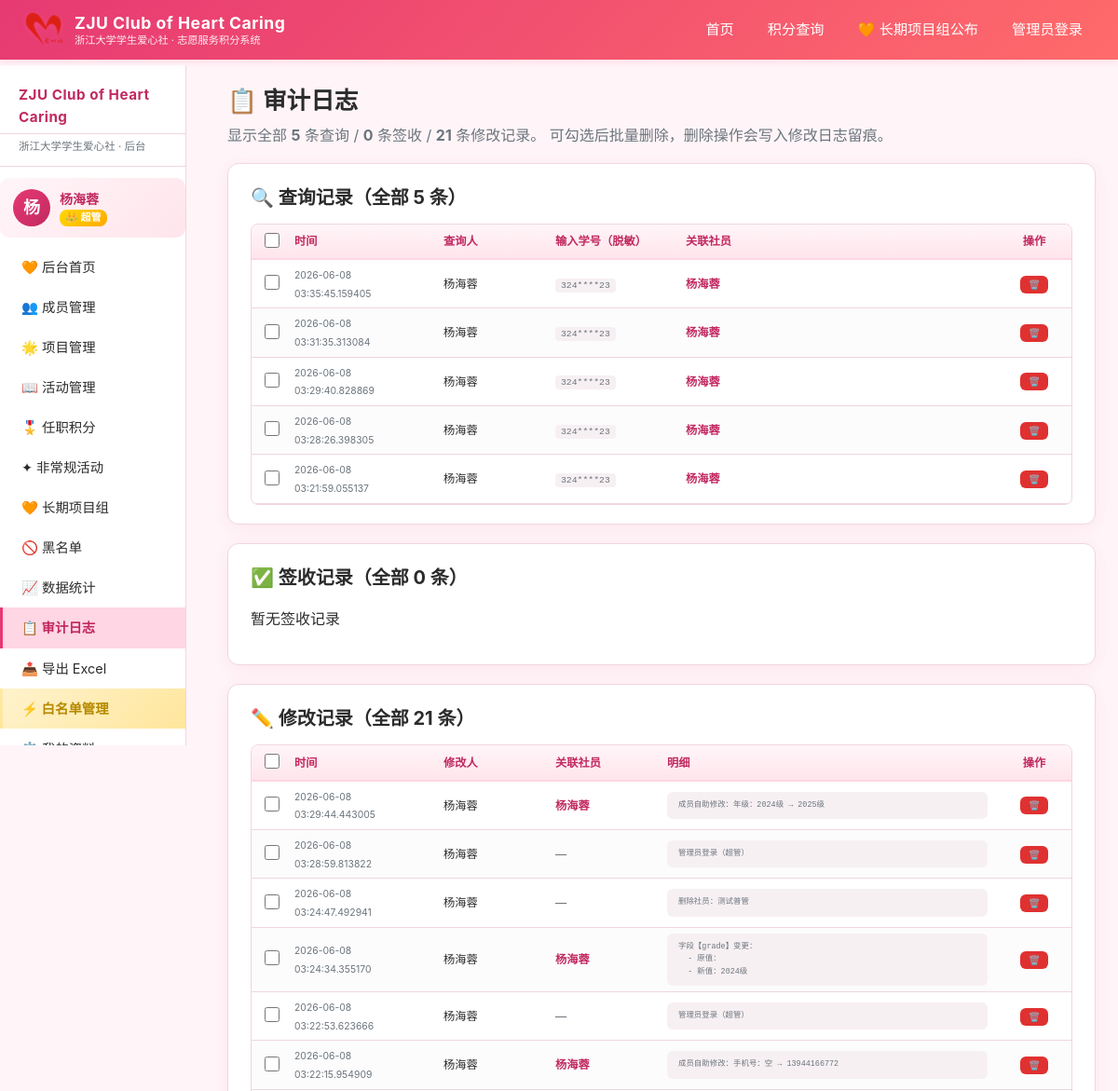
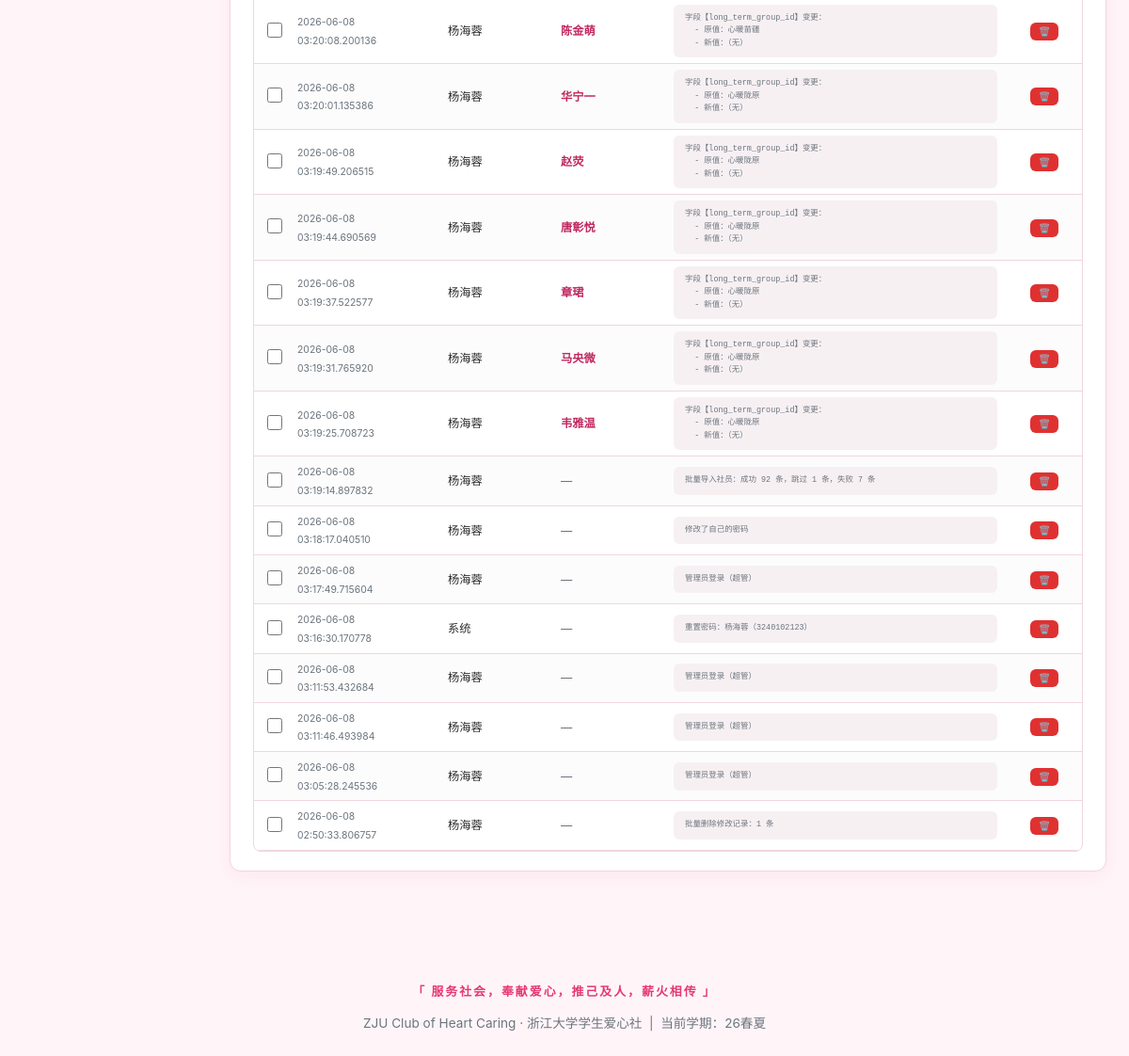
/admin/logs (signed in), run on the app's committed database (2 pictures, top to bottom).
### models.py (models this page shows, shortened)
class QueryLog(db.Model):
    __tablename__ = "query_log"
    id = db.Column(db.Integer, primary_key=True)
    query_time = db.Column(db.DateTime, default=datetime.utcnow)
    member_id = db.Column(db.Integer, db.ForeignKey("members.id", use_alter=True, name="fk_querylog_member"), nullable=True)
    queryer_name = db.Column(db.String(64), default="")
    query_code = db.Column(db.String(32), default="")
    source = db.Column(db.String(32), default="网页查询")

class Member(db.Model):
    __tablename__ = "members"
    id = db.Column(db.Integer, primary_key=True)
    name = db.Column(db.String(64), nullable=False, index=True)
    grade = db.Column(db.String(32), default="")
    student_id = db.Column(db.String(32), default="", index=True)
    department = db.Column(db.String(64), default="")
    identity = db.Column(db.String(32), default="社员", index=True)
    long_term_group_id = db.Column(db.Integer, db.ForeignKey("long_term_groups.id"), nullable=True, index=True)
    long_term_group = db.relationship("LongTermGroup", backref="members")
    phone = db.Column(db.String(32), default="")
    created_at = db.Column(db.DateTime, default=datetime.utcnow)
    activity_participations = db.relationship("ActivityParticipant", backref="member", cascade="all, delete-orphan")
    irregular_participations = db.relationship("IrregularParticipant", backref="member", cascade="all, delete-orphan")
    position_records = db.relationship("PositionRecord", backref="member", cascade="all, delete-orphan")
    signoffs = db.relationship("SignoffLog", backref="signoff_member", cascade="all, delete-orphan")
    query_logs = db.relationship("QueryLog", backref="query_member", cascade="all, delete-orphan")
    modifications = db.relationship("ModificationLog", backref="mod_member", cascade="all, delete-orphan")

class ModificationLog(db.Model):
    __tablename__ = "modification_log"
    id = db.Column(db.Integer, primary_key=True)
    submit_time = db.Column(db.DateTime, default=datetime.utcnow)
    modifier = db.Column(db.String(64), default="")
    member_id = db.Column(db.Integer, db.ForeignKey("members.id", use_alter=True, name="fk_modificationlog_member"), nullable=True)
    details = db.Column(db.Text, default="")
    query_code = db.Column(db.String(32), default="")

class Setting(db.Model):
    __tablename__ = "settings"
    key = db.Column(db.String(64), primary_key=True)
    value = db.Column(db.String(256), default="")

### app.py (the view)
    @app.route("/admin/logs")
    @permission_required("logs")
    def admin_logs():
        queries = QueryLog.query.order_by(QueryLog.id.desc()).all()
        signoffs = SignoffLog.query.order_by(SignoffLog.id.desc()).all()
        mods = ModificationLog.query.order_by(ModificationLog.id.desc()).all()
        me = Admin.query.get(session.get("admin_id"))
        return render_template("admin/logs.html", queries=queries,
                               signoffs=signoffs, mods=mods, me=me)

### app.py (called while the page is built)
def permission_required(perm):
    def decorator(f):
        @wraps(f)
        def wrapper(*args, **kwargs):
            if not session.get("admin_id"):
                return redirect(url_for("admin_login", next=request.path))
            me = Admin.query.get(session.get("admin_id"))
            if not me:
                session.clear()
                return redirect(url_for("admin_login"))
            if not me.has_permission(perm):
                label = next((n for k, n, _ in ADMIN_PERMISSIONS if k == perm), perm)
                flash(f"您没有「{label}」的访问权限", "warning")
                return redirect(url_for("admin_login"))
            return f(*args, **kwargs)
        return wrapper
    return decorator

def current_semester():
    s = Setting.query.filter_by(key="current_semester").first()
    return s.value if s else ""

def all_departments():
    s = Setting.query.filter_by(key="departments").first()
    if s and s.value:
        return [d.strip() for d in s.value.split(",") if d.strip()]
    return ["人资部", "综管部", "文体部", "活动部",
            "宣传部", "创设部", "外联部", "财务部"]

### models.py (called while the page is built)
    def has_permission(self, perm):
        if self.is_super_admin:
            return True
        return perm in self.permissions_list()

### templates/admin/logs.html (shortened to what this page needs)
{% extends "base.html" %}
{% block content %}
{% include "admin/_sidebar.html" %}
<section class="content-with-sidebar">
  <h1>📋 审计日志</h1>
  <p class="muted">
    显示全部 <b>{{ queries|length }}</b> 条查询 / <b>{{ signoffs|length }}</b> 条签收 / <b>{{ mods|length }}</b> 条修改记录。
    可勾选后批量删除，删除操作会写入修改日志留痕。
  </p>
  <div class="card">
    <h2>🔍 查询记录（全部 {{ queries|length }} 条）</h2>
    {% if queries %}
    <form id="queryBatchForm" method="post" action="{{ url_for('admin_log_query_batch_delete') }}"
          onsubmit="return confirmBatch('query', '查询记录')">
      <div style="overflow-x:auto;">
      <div class="table-responsive">
    <table class="data-table compact">
      <colgroup>
        <col style="width:36px;">
        <col style="width:160px;">
        <col style="width:120px;">
        <col style="width:140px;">
        <col>
        <col style="width:80px;">
      </colgroup>
      <thead>
        <tr>
          <th><input type="checkbox" id="queryCheckAll" onchange="toggleAll('query', this.checked)"></th>
          <th>时间</th>
          <th>查询人</th>
          <th>输入学号（脱敏）</th>
          <th>关联社员</th>
          <th class="center">操作</th>
        </tr>
      </thead>
      <tbody>
        {% for q in queries %}
        <tr>
          <td><input type="checkbox" name="ids" value="{{ q.id }}" class="query-row-check" onchange="updateBatchBar('query')"></td>
          <td><span class="muted small">{{ q.query_time }}</span></td>
          <td>{{ q.queryer_name or '—' }}</td>
          <td><code class="small muted">{{ q.query_code[:3] + '****' + q.query_code[-2:] if q.query_code and q.query_code|length >= 6 else '***' }}</code></td>
          <td>{% if q.query_member %}<b style="color:var(--primary-dark);">{{ q.query_member.name }}</b>{% else %}<span class="muted">未匹配</span>{% endif %}</td>
          <td class="center">
            <button type="button" class="btn btn-xs btn-danger"
              onclick="singleDelete('query', {{ q.id }})">🗑️</button>
          </td>
        </tr>
        {% endfor %}
      </tbody>
    </table>
    </div>
      </div>
    </form>
    {% else %}<p class="empty">暂无查询记录</p>{% endif %}
  </div>
  <div class="card">
    <h2>✅ 签收记录（全部 {{ signoffs|length }} 条）</h2>
    {% if signoffs %}
    <form id="signoffBatchForm" method="post" action="{{ url_for('admin_log_signoff_batch_delete') }}"
          onsubmit="return confirmBatch('signoff', '签收记录')">
      <div class="batch-bar" id="signoffBatchBar" style="display:none;">
        <span><b id="signoffSelectedCount">0</b> 条已选中</span>
        <button type="submit" class="btn btn-danger btn-sm">🗑️ 批量删除</button>
        <button type="button" class="btn btn-ghost btn-sm" onclick="clearSelection('signoff')">取消选择</button>
      </div>
      <div style="overflow-x:auto;">
      <div class="table-responsive">
    <table class="data-table compact">
      <colgroup>
        <col style="width:36px;">
        <col style="width:160px;">
        <col>
        <col style="width:120px;">
        <col style="width:140px;">
        <col style="width:80px;">
      </colgroup>
      <thead>
        <tr>
          <th><input type="checkbox" id="signoffCheckAll" onchange="toggleAll('signoff', this.checked)"></th>
          <th>签收时间</th>
          <th>签收人</th>
          <th>签收方式</th>
          <th>关联学号（脱敏）</th>
          <th class="center">操作</th>
        </tr>
      </thead>
      <tbody>
        {% for s in signoffs %}
        <tr>
          <td><input type="checkbox" name="ids" value="{{ s.id }}" class="signoff-row-check" onchange="updateBatchBar('signoff')"></td>
          <td><span class="muted small">{{ s.signoff_time }}</span></td>
          <td><b style="color:var(--primary-dark);">{{ s.signoff_member.name if s.signoff_member else '?' }}</b></td>
          <td><span class="muted small">{{ s.method }}</span></td>
          <td><code class="small muted">{{ s.related_query_code[:3] + '****' + s.related_query_code[-2:] if s.related_query_code and s.related_query_code|length >= 6 else '***' }}</code></td>
          <td class="center">
            <button type="button" class="btn btn-xs btn-danger"
              onclick="singleDelete('signoff', {{ s.id }})">🗑️</button>
          </td>
        </tr>
        {% endfor %}
      </tbody>
    </table>
    </div>
      </div>
    </form>
    {% else %}<p class="empty">暂无签收记录</p>{% endif %}
  </div>
  <div class="card">
    <h2>✏️ 修改记录（全部 {{ mods|length }} 条）</h2>
    {% if mods %}
    <form id="modBatchForm" method="post" action="{{ url_for('admin_log_modification_batch_delete') }}"
          onsubmit="return confirmBatch('mod', '修改记录')">
      <div style="overflow-x:auto;">
      <div class="table-responsive">
    <table class="data-table compact">
      <colgroup>
        <col style="width:36px;">
        <col style="width:160px;">
        <col style="width:120px;">
        <col style="width:120px;">
        <col>
        <col style="width:80px;">
      </colgroup>
      <thead>
        <tr>
          <th><input type="checkbox" id="modCheckAll" onchange="toggleAll('mod', this.checked)"></th>
          <th>时间</th>
          <th>修改人</th>
          <th>关联社员</th>
          <th>明细</th>
          <th class="center">操作</th>
        </tr>
      </thead>
      <tbody>
        {% for m in mods %}
        <tr>
          <td><input type="checkbox" name="ids" value="{{ m.id }}" class="mod-row-check" onchange="updateBatchBar('mod')"></td>
          <td><span class="muted small">{{ m.submit_time }}</span></td>
          <td>{{ m.modifier or '—' }}</td>
          <td>{% if m.mod_member %}<b style="color:var(--primary-dark);">{{ m.mod_member.name }}</b>{% else %}<span class="muted">—</span>{% endif %}</td>
          <td><pre class="muted small" style="margin:0; white-space:pre-wrap; word-break:break-word;">{{ m.details }}</pre></td>
          <td class="center">
            <button type="button" class="btn btn-xs btn-danger"
              onclick="singleDelete('mod', {{ m.id }})">🗑️</button>
          </td>
        </tr>
        {% endfor %}
      </tbody>
    </table>
    </div>
      </div>
    </form>
    {% else %}<p class="empty">暂无修改记录</p>{% endif %}
  </div>
</section>
{% endblock %}

### templates/base.html (shortened to what this page needs)
<!DOCTYPE html>
<html lang="zh-CN">
<head>
  <link rel="stylesheet" href="{{ url_for('static', filename='css/style.css') }}">
</head>
<body>
  <header class="topbar">
    <div class="topbar-inner">
      <a class="brand" href="{{ url_for('index') }}">
        <span class="brand-logo"><img src="{{ url_for('static', filename='img/club_logo_nav.png') }}" alt="ZJU Club of Heart Caring" width="44" height="44"></span>
        <span class="brand-text">
          <span class="brand-title">ZJU Club of Heart Caring</span>
          <span class="brand-sub">浙江大学学生爱心社 · 志愿服务积分系统</span>
        </span>
      </a>
      <nav class="topnav" id="topnav">
        <a href="{{ url_for('index') }}" class="{% if request.endpoint=='index' %}active{% endif %}">首页</a>
        <a href="{{ url_for('query') }}" class="{% if request.endpoint in ['query','query_result'] %}active{% endif %}">积分查询</a>
        <a href="{{ url_for('long_term_groups_public') }}" class="{% if request.endpoint=='long_term_groups_public' %}active{% endif %}">🧡 长期项目组公布</a>
        {% if session.is_admin %}
          <a href="{{ url_for('admin_dashboard') }}" class="{% if request.path.startswith('/admin') %}active{% endif %}">管理后台</a>
          <a href="{{ url_for('admin_logout') }}">退出</a>
        {% else %}
          <a href="{{ url_for('admin_login') }}">管理员登录</a>
        {% endif %}
      </nav>
    </div>
  </header>
  <main class="page">
    {% block content %}{% endblock %}
  </main>
  <footer class="footer">
    <p class="motto-line">「 服务社会，奉献爱心，推己及人，薪火相传 」</p>
    <p>ZJU Club of Heart Caring · 浙江大学学生爱心社 &nbsp;|&nbsp; 当前学期：{{ current_semester }}</p>
  </footer>
</body>
</html>

### data on the page
QueryLog: query_time "2026-06-08 03:35:45.159405", queryer_name "杨海蓉", query_code "324****23", query_member.name "杨海蓉"
QueryLog: query_time "2026-06-08 03:31:35.313084", queryer_name "杨海蓉", query_code "324****23", query_member.name "杨海蓉"
QueryLog: query_time "2026-06-08 03:29:40.828869", queryer_name "杨海蓉", query_code "324****23", query_member.name "杨海蓉"
QueryLog: query_time "2026-06-08 03:28:26.398305", queryer_name "杨海蓉", query_code "324****23", query_member.name "杨海蓉"
QueryLog: query_time "2026-06-08 03:21:59.055137", queryer_name "杨海蓉", query_code "324****23", query_member.name "杨海蓉"
ModificationLog: submit_time "2026-06-08 03:29:44.443005", modifier "杨海蓉", mod_member.name "杨海蓉", details "成员自助修改：年级：2024级 → 2025级"
ModificationLog: submit_time "2026-06-08 03:28:59.813822", modifier "杨海蓉", details "管理员登录（超管）"
ModificationLog: submit_time "2026-06-08 03:24:47.492941", modifier "杨海蓉", details "删除社员：测试普管"
ModificationLog: submit_time "2026-06-08 03:24:34.355170", modifier "杨海蓉", mod_member.name "杨海蓉", details "字段【grade】变更： - 原值： - 新值：2024级"
ModificationLog: submit_time "2026-06-08 03:22:53.623666", modifier "杨海蓉", details "管理员登录（超管）"
ModificationLog: submit_time "2026-06-08 03:22:15.954909", modifier "杨海蓉", mod_member.name "杨海蓉", details "成员自助修改：手机号：空 → 13944166772"
ModificationLog: submit_time "2026-06-08 03:20:08.200136", modifier "杨海蓉", mod_member.name "陈金萌", details "字段【long_term_group_id】变更： - 原值：心暖苗疆 - 新值：（无）"
ModificationLog: submit_time "2026-06-08 03:20:01.135386", modifier "杨海蓉", mod_member.name "华宁一", details "字段【long_term_group_id】变更： - 原值：心暖陇原 - 新值：（无）"
ModificationLog: submit_time "2026-06-08 03:19:49.206515", modifier "杨海蓉", mod_member.name "赵荧", details "字段【long_term_group_id】变更： - 原值：心暖陇原 - 新值：（无）"
ModificationLog: submit_time "2026-06-08 03:19:44.690569", modifier "杨海蓉", mod_member.name "唐彰悦", details "字段【long_term_group_id】变更： - 原值：心暖陇原 - 新值：（无）"
ModificationLog: submit_time "2026-06-08 03:19:37.522577", modifier "杨海蓉", mod_member.name "章珺", details "字段【long_term_group_id】变更： - 原值：心暖陇原 - 新值：（无）"
ModificationLog: submit_time "2026-06-08 03:19:31.765920", modifier "杨海蓉", mod_member.name "马央微", details "字段【long_term_group_id】变更： - 原值：心暖陇原 - 新值：（无）"
ModificationLog: submit_time "2026-06-08 03:19:25.708723", modifier "杨海蓉", mod_member.name "韦雅温", details "字段【long_term_group_id】变更： - 原值：心暖陇原 - 新值：（无）"
ModificationLog: submit_time "2026-06-08 03:19:14.897832", modifier "杨海蓉", details "批量导入社员：成功 92 条，跳过 1 条，失败 7 条"
ModificationLog: submit_time "2026-06-08 03:18:17.040510", modifier "杨海蓉", details "修改了自己的密码"
ModificationLog: submit_time "2026-06-08 03:17:49.715604", modifier "杨海蓉", details "管理员登录（超管）"
ModificationLog: submit_time "2026-06-08 03:16:30.170778", modifier "系统", details "重置密码：杨海蓉（3240102123）"
ModificationLog: submit_time "2026-06-08 03:11:53.432684", modifier "杨海蓉", details "管理员登录（超管）"
ModificationLog: submit_time "2026-06-08 03:11:46.493984", modifier "杨海蓉", details "管理员登录（超管）"
ModificationLog: submit_time "2026-06-08 03:05:28.245536", modifier "杨海蓉", details "管理员登录（超管）"
ModificationLog: submit_time "2026-06-08 02:50:33.806757", modifier "杨海蓉", details "批量删除修改记录：1 条"
Setting: value "26春夏"

### other printed values
{{ (session.get('admin_name', '?')[0])|upper }} "杨"
{{ session.get('admin_name', '未登录') }} "杨海蓉"
{{ queries|length }} "5"
{{ signoffs|length }} "0"
{{ mods|length }} "21"
